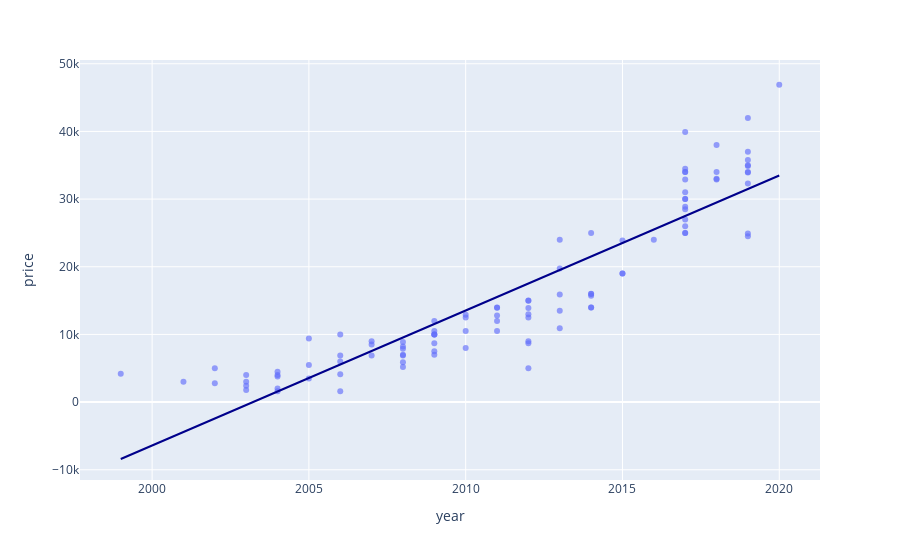

Write notebook code for a chart like this one.
### Code cell
fig = px.scatter(
    df, x='year', y='price', opacity=0.65,
    trendline='ols', trendline_color_override='darkblue'
)
fig.show()
